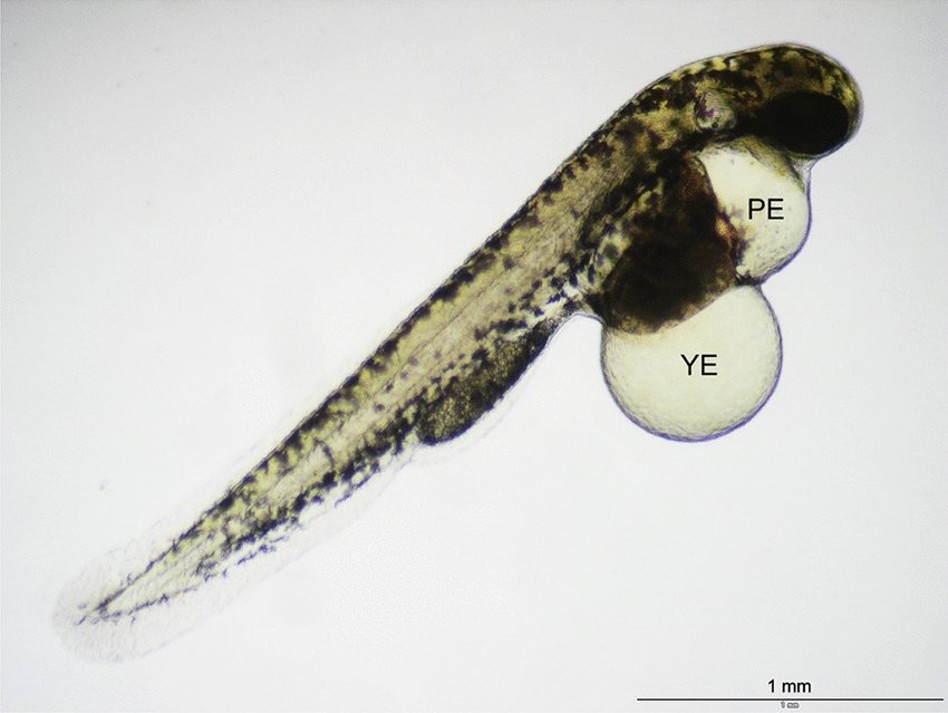
#> input picture data/image3.jpg, 948 x 713 px
$ python zebrafish_segmentation.py
#> lines starting #> are read from the running program, lines starting #| are printed output that depends on the picture; after the words box and inside, x2 and y2 are one past the last pixel; in counts of white or black regions, pixels touching at a corner belong together

import cv2
import numpy as np
from skimage import filters
from skimage.util import img_as_ubyte
import matplotlib.pyplot as plt
from dataclasses import dataclass


@dataclass
class PipelineConfig:
    # preprocessing
    gaussian_sigma: float = 1.75       # light smoothing — preserve membrane edges
    clahe_clip: float = 2.0           # CLAHE clip limit (absolute, not ratio)
    clahe_tile: tuple = (8, 8)

    # Canny edge thresholds
    canny_low: int = 20
    canny_high: int = 60

    # Contour filters — tuned to zebrafish edema sac size at typical magnification
    min_area: int = 2_000
    max_area: int = 120_000
    min_solidity: float = 0.82
    max_aspect_ratio: float = 2.2
    min_mean_intensity: int = 140


def load_and_enhance(image_path: str, cfg: PipelineConfig):
    bgr = cv2.imread(str(image_path), cv2.IMREAD_COLOR)
    if bgr is None:
        raise FileNotFoundError(f"Cannot open: {image_path}")

    gray = cv2.cvtColor(bgr, cv2.COLOR_BGR2GRAY)

    # CLAHE to normalise illumination variation across the specimen
    clahe = cv2.createCLAHE(clipLimit=cfg.clahe_clip, tileGridSize=cfg.clahe_tile)
    equalized = clahe.apply(gray)

    # gaussian blur to reduce noise before edge detection
    gray_f = equalized.astype(np.float32) / 255.0
    smoothed = img_as_ubyte(filters.gaussian(gray_f, sigma=cfg.gaussian_sigma))

    return bgr, gray, smoothed


def detect_edema_contours(bgr, gray, smoothed, cfg: PipelineConfig):
    H, W = gray.shape

    #canny edge detection to find potential edema sac boundaries
    edges = cv2.Canny(smoothed, cfg.canny_low, cfg.canny_high)

    # dilate + close to connect fragmented edges and fill small gaps
    k = cv2.getStructuringElement(cv2.MORPH_ELLIPSE, (3, 3))
    edges_closed = cv2.morphologyEx(edges, cv2.MORPH_CLOSE, k, iterations=2)

    # find contours from the processed edge map
    contours, _ = cv2.findContours(
        edges_closed, cv2.RETR_LIST, cv2.CHAIN_APPROX_SIMPLE
    )

    # score
    print(f"\nTotal contours found: {len(contours)}")
    print(f"{'idx':>4}  {'area':>8}  {'solidity':>8}  {'AR':>5}  "
          f"{'mean_int':>8}  {'verdict'}")
    print("-" * 55)

    candidates = []
    for i, cnt in enumerate(contours):
        area = cv2.contourArea(cnt)
        if not (cfg.min_area < area < cfg.max_area):
            continue

        # solidity = area / convex hull area to filter out irregular shapes
        hull = cv2.convexHull(cnt)
        hull_area = cv2.contourArea(hull)
        solidity = area / hull_area if hull_area > 0 else 0

        # aspect ratio from bounding rect
        x, y, w, h = cv2.boundingRect(cnt)
        aspect = max(w, h) / (min(w, h) + 1e-5)

        # mean intensity within the contour
        mask = np.zeros((H, W), dtype=np.uint8)
        cv2.drawContours(mask, [cnt], -1, 255, thickness=cv2.FILLED)
        mean_int = cv2.mean(gray, mask=mask)[0]

        M = cv2.moments(cnt)
        if M["m00"] == 0:
            continue
        cx = int(M["m10"] / M["m00"])
        cy = int(M["m01"] / M["m00"])

        passed = (
            solidity >= cfg.min_solidity
            and aspect <= cfg.max_aspect_ratio
            and mean_int >= cfg.min_mean_intensity
        )

        reason = []
        if solidity < cfg.min_solidity:
            reason.append(f"solidity={solidity:.2f}")
        if aspect > cfg.max_aspect_ratio:
            reason.append(f"AR={aspect:.1f}")
        if mean_int < cfg.min_mean_intensity:
            reason.append(f"intensity={mean_int:.0f}")

        verdict = "✓ PASS" if passed else f"✗ {', '.join(reason)}"
        print(f"{i:>4}  {area:>8.0f}  {solidity:>8.2f}  {aspect:>5.1f}  "
              f"{mean_int:>8.1f}  {verdict}")

        if passed:
            candidates.append({
                "contour": cnt,
                "area": area,
                "solidity": solidity,
                "aspect": aspect,
                "mean_intensity": mean_int,
                "centroid": (cx, cy),
                "bbox": (x, y, w, h),
            })

    # result
    result = {"YE": None, "PE": None}
    if not candidates:
        print("\n⚠️  No candidates passed all filters.")
        print("    Try lowering min_solidity, min_area, or min_mean_intensity.")
        return result, edges_closed

    # yolk edema
    candidates.sort(key=lambda c: c["area"], reverse=True)
    result["YE"] = candidates[0]
    print(f"\n→ YE: area={result['YE']['area']:.0f}  "
          f"solidity={result['YE']['solidity']:.2f}  "
          f"centroid={result['YE']['centroid']}")

    # cardiac edema
    if len(candidates) > 1:
        rest = sorted(candidates[1:], key=lambda c: c["centroid"][0], reverse=True)
        result["PE"] = rest[0]
        print(f"→ PE: area={result['PE']['area']:.0f}  "
              f"solidity={result['PE']['solidity']:.2f}  "
              f"centroid={result['PE']['centroid']}")

    return result, edges_closed


def visualize(bgr, edges, result):
    fig, axes = plt.subplots(1, 3, figsize=(18, 6), facecolor="#0d0d0d")
    titles = ["1. Original", "2. Canny Edges", "3. Final: YE + PE"]
    imgs = [
        cv2.cvtColor(bgr, cv2.COLOR_BGR2RGB),
        edges,
        cv2.cvtColor(bgr, cv2.COLOR_BGR2RGB),
    ]

    for ax, title, img in zip(axes, titles, imgs):
        ax.imshow(img, cmap="gray" if img.ndim == 2 else None)
        ax.set_title(title, color="white", fontsize=11)
        ax.axis("off")

    color_map = {"YE": (0, 217, 255), "PE": (255, 60, 60)}
    ax_out = axes[2]

    for name, info in result.items():
        if info is None:
            continue
        # draw filled contour with transparency
        overlay = cv2.cvtColor(bgr, cv2.COLOR_BGR2RGB).copy()
        c = tuple(int(v) for v in color_map[name])
        cv2.drawContours(overlay, [info["contour"]], -1, c, thickness=cv2.FILLED)
        alpha = 0.25
        base = ax_out.get_images()
        if base:
            cur = (base[0].get_array() * 255).astype(np.uint8)
            blended = cv2.addWeighted(cur, 1 - alpha, overlay, alpha, 0)
            base[0].set_data(blended)

        # outline
        pts = info["contour"][:, 0, :]
        ax_out.plot(
            np.append(pts[:, 0], pts[0, 0]),
            np.append(pts[:, 1], pts[0, 1]),
            color=[v / 255 for v in color_map[name]], linewidth=2.5
        )
        cx, cy = info["centroid"]
        ax_out.text(
            cx, cy - 15, name,
            color=[v / 255 for v in color_map[name]],
            fontsize=13, weight="bold", ha="center",
            bbox=dict(facecolor="black", alpha=0.65, edgecolor="none", pad=3)
        )

    plt.tight_layout()
    plt.savefig("zebrafish_edemas.png", dpi=150, facecolor="#0d0d0d")
    plt.show()


def run_pipeline(image_path: str):
    cfg = PipelineConfig()
    bgr, gray, smoothed = load_and_enhance(image_path, cfg)
#> in load_and_enhance, bgr is the input picture: shape (713, 948, 3); mean B, G, R 205.5, 209.9, 210
    result, edges = detect_edema_contours(bgr, gray, smoothed, cfg)
#> in detect_edema_contours, `edges = cv2.Canny(smoothed, cfg.canny_low, cfg.canny_high)`:
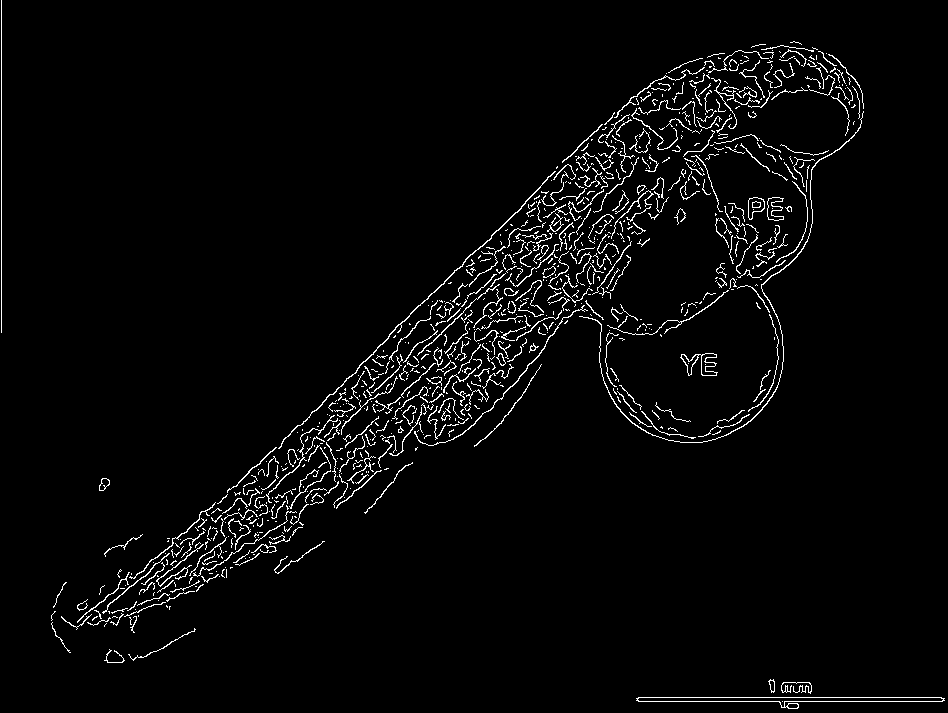
#> edges: shape (713, 948); 3% white in thin lines or dots
#> in detect_edema_contours, `edges_closed = cv2.morphologyEx(edges, cv2.MORPH_CLOSE, k, iterations=2)`:
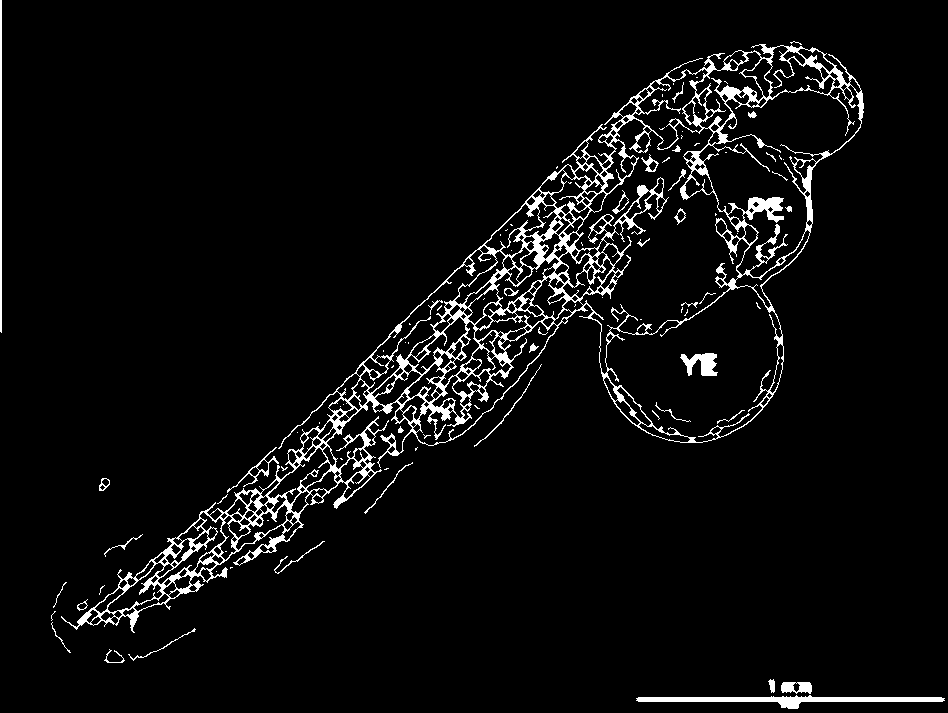
#> edges_closed: shape (713, 948); 4.8% white; 93 white regions (57 under 20 px)
#> in detect_edema_contours, `contours, _ = cv2.findContours( edges_closed, cv2.RETR_LIST, cv2.CHAIN..`: contours = 437 contours, 113 with area under 20; largest, box (x1, y1, x2, y2) and area: (61, 44, 864, 633) 123210, (574, 118, 750, 375) 19809, (605, 285, 783, 443) 17702, (698, 84, 862, 278) 14912, (415, 321, 558, 446) 3596
#| Total contours found: 437
#> the loop in detect_edema_contours, `for i, cnt in enumerate(contours):` made 437 passes
#> area on passes 1 to 3: 1364.5, 48, 275.5
#> (printed output is left out)
#> after the loop in detect_edema_contours, `for i, cnt in enumerate(contours):`:
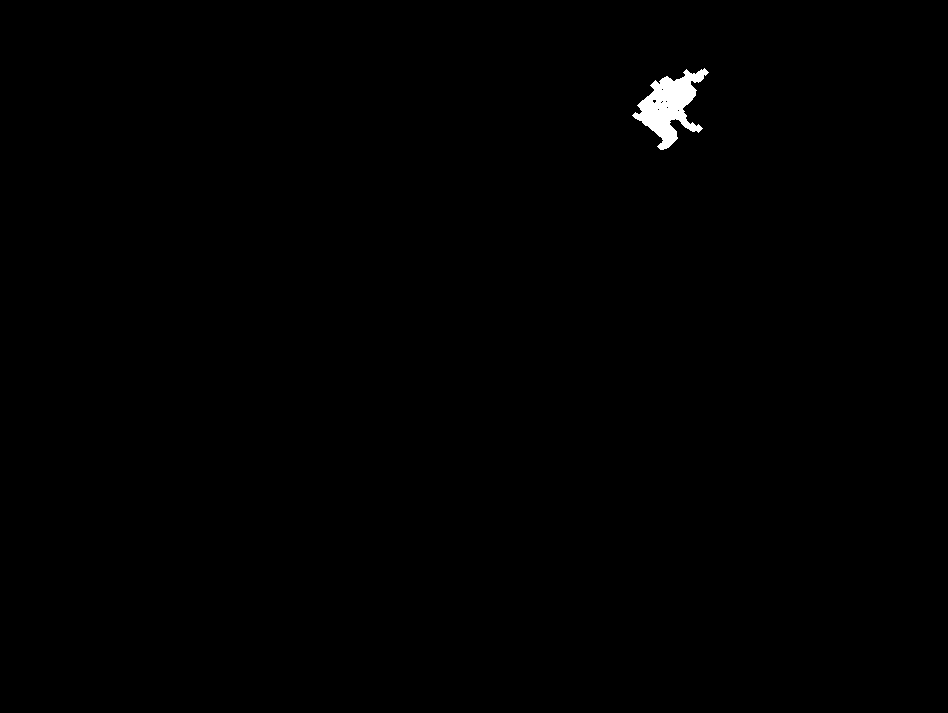
#> mask: shape (713, 948); 0.41% white; 1 white region, box (x1, y1, x2, y2) and area: (632, 68, 709, 150) 2782
#> after the loop in detect_edema_contours, `for i, cnt in enumerate(contours):`: candidates = 1 item
#| → YE: area=17702  solidity=0.89  centroid=(700, 366)
#> result = 2 items
    visualize(bgr, edges, result)
#> the loop in visualize, `for ax, title, img in zip(axes, titles, imgs):` made 3 passes
#> title on passes 1 to 3: '1. Original', '2. Canny Edges', '3. Final: YE + PE'
#> the loop in visualize, `for name, info in result.items():` made 2 passes
#> (name, c, alpha, cx, cy) on pass 1: ('YE', (0, 217, 255), 0.25, 700, 366)
#> pass 1, in visualize, `cur = (base[0].get_array() * 255).astype(np.uint8)`:
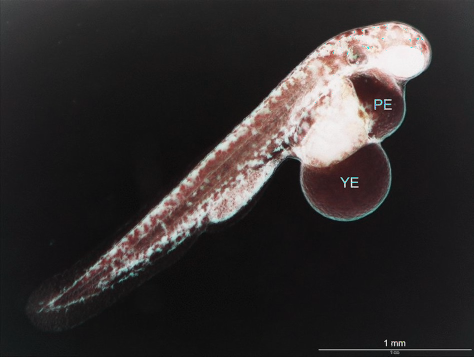
#> cur: shape (713, 948, 3) (shown at 1/2 size); mean of channels 0, 1, 2 46, 46.1, 50.3; drawn as B, G, R
#> pass 1, in visualize, `blended = cv2.addWeighted(cur, 1 - alpha, overlay, alpha, 0)`:
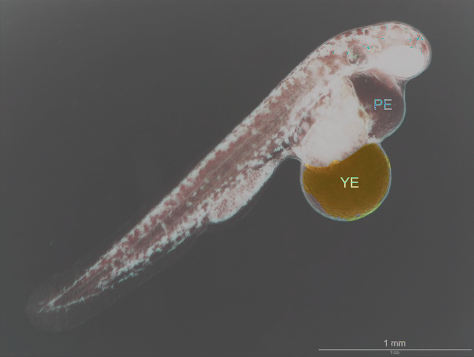
#> blended: shape (713, 948, 3) (shown at 1/2 size); mean of channels 0, 1, 2 85.6, 87.1, 89.6; drawn as B, G, R
#> after the loop in visualize, `for name, info in result.items():`:
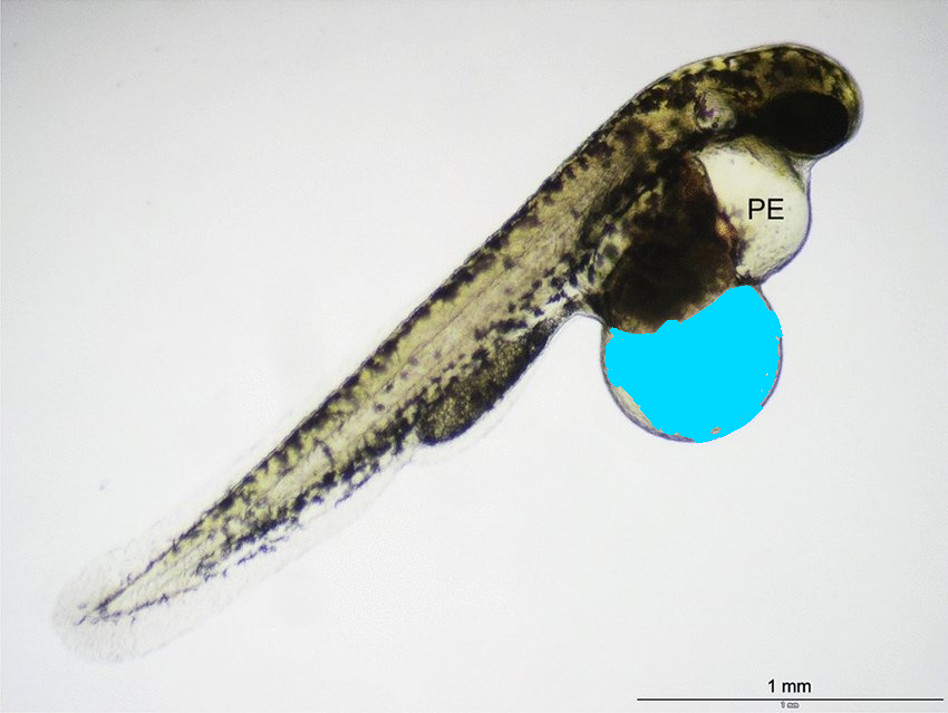
#> overlay: shape (713, 948, 3); mean R, G, B 204.3, 210, 207.3
#> in visualize, `plt.savefig("zebrafish_edemas.png", dpi=150, facecolor="#0d0d0d")`:
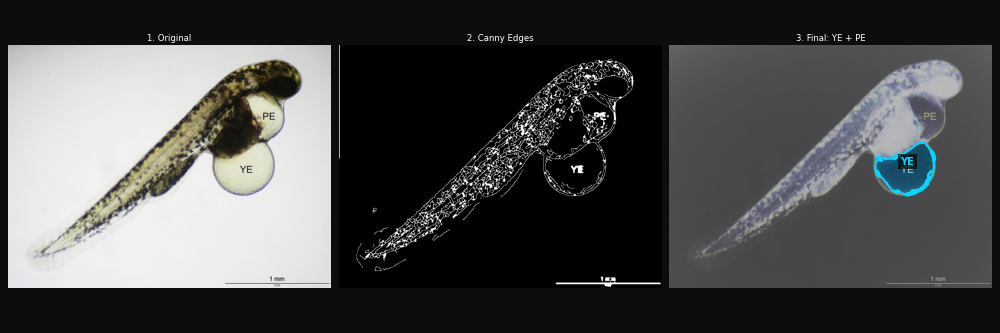
#> figure drawn by matplotlib, 3 panels


if __name__ == "__main__":
    run_pipeline("data/image3.jpg")

$ run again, with data/image1.png saved as data/image3.jpg
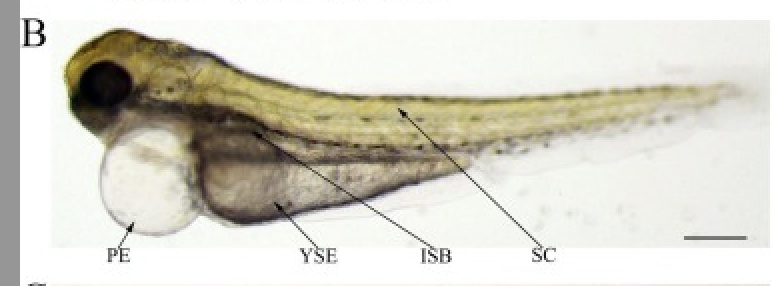
#> input picture data/image1.png, 772 x 286 px
#> in load_and_enhance, bgr is the input picture: shape (286, 772, 3); mean B, G, R 201.5, 212.4, 214.6
#> edges: shape (286, 772); 5.9% white in thin lines or dots
#> edges_closed: shape (286, 772); 9.4% white; 55 white regions (28 under 20 px)
#> contours = 187 contours, 64 with area under 20; largest, box (x1, y1, x2, y2) and area: (64, 19, 772, 265) 62772, (64, 50, 458, 238) 25646, (304, 94, 615, 146) 6370, (175, 78, 342, 142) 2240, (165, 43, 422, 104) 1888
#| Total contours found: 187
#> the loop in detect_edema_contours, `for i, cnt in enumerate(contours):` made 187 passes
#> area on passes 1, 3, 4: 873, 34.5, 39
#> (printed output is left out)
#> after the loop in detect_edema_contours, `for i, cnt in enumerate(contours):`:
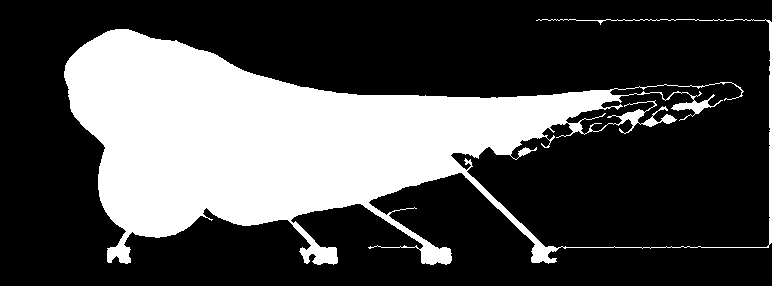
#> mask: shape (286, 772); 29.5% white; 1 white region, box (x1, y1, x2, y2) and area: (64, 19, 772, 265) 65206
#> after the loop in detect_edema_contours, `for i, cnt in enumerate(contours):`: candidates = []
#> result = 2 items
#> the loop in visualize, `for ax, title, img in zip(axes, titles, imgs):` made 3 passes
#> title on passes 1 to 3: '1. Original', '2. Canny Edges', '3. Final: YE + PE'
#> the loop in visualize, `for name, info in result.items():` made 2 passes
#> in visualize, `plt.savefig("zebrafish_edemas.png", dpi=150, facecolor="#0d0d0d")`:
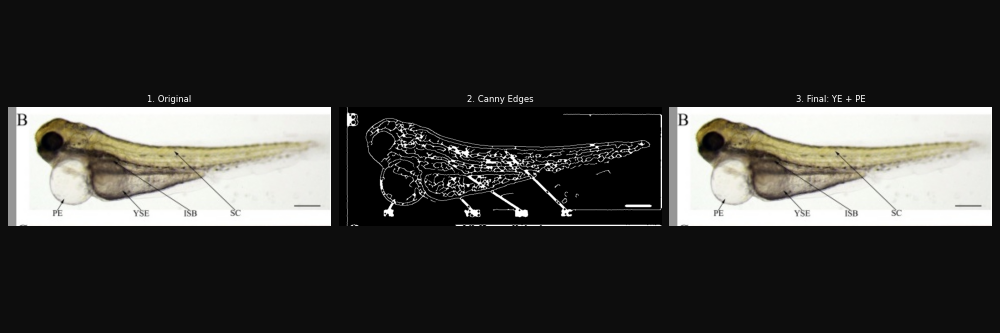
#> figure drawn by matplotlib, 3 panels

$ run again, with data/image2.png saved as data/image3.jpg
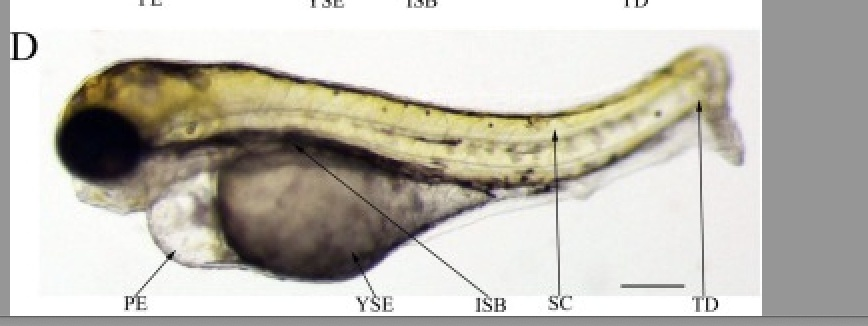
#> input picture data/image2.png, 868 x 326 px
#> in load_and_enhance, bgr is the input picture: shape (326, 868, 3); mean B, G, R 181.7, 190.9, 194.4
#> edges: shape (326, 868); 5.4% white in thin lines or dots
#> edges_closed: shape (326, 868); 8.1% white; 119 white regions (67 under 20 px)
#> contours = 212 contours, 105 with area under 20; largest, box (x1, y1, x2, y2) and area: (9, 0, 763, 317) 135177, (55, 59, 684, 316) 69280, (547, 69, 708, 298) 25792, (427, 204, 558, 316) 9026, (365, 238, 483, 316) 5394
#| Total contours found: 212
#> the loop in detect_edema_contours, `for i, cnt in enumerate(contours):` made 212 passes
#> area on passes 3 to 5: 38, 49, 27.5
#> (printed output is left out)
#> after the loop in detect_edema_contours, `for i, cnt in enumerate(contours):`:
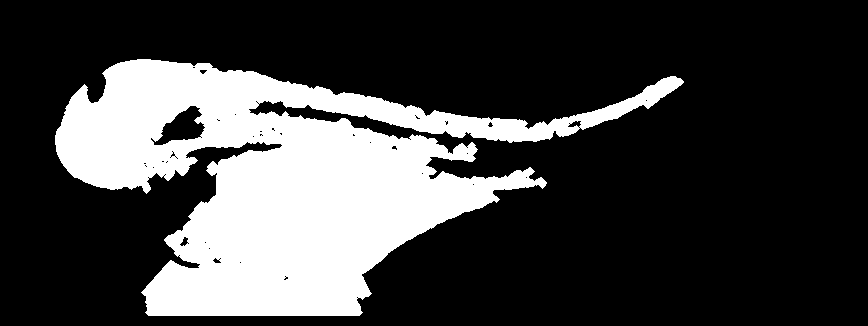
#> mask: shape (326, 868); 25.1% white; 1 white region, box (x1, y1, x2, y2) and area: (55, 59, 684, 316) 71126
#> after the loop in detect_edema_contours, `for i, cnt in enumerate(contours):`: candidates = 3 items
#| → YE: area=25792  solidity=0.89  centroid=(633, 202)
#> rest = 2 items
#| → PE: area=9026  solidity=0.94  centroid=(508, 257)
#> the loop in visualize, `for ax, title, img in zip(axes, titles, imgs):` made 3 passes
#> title on passes 1 to 3: '1. Original', '2. Canny Edges', '3. Final: YE + PE'
#> the loop in visualize, `for name, info in result.items():` made 2 passes
#> (name, c, alpha, cx, cy) on passes 1 to 2: ('YE', (0, 217, 255), 0.25, 633, 202), ('PE', (255, 60, 60), 0.25, 508, 257)
#> in visualize, `plt.savefig("zebrafish_edemas.png", dpi=150, facecolor="#0d0d0d")`:
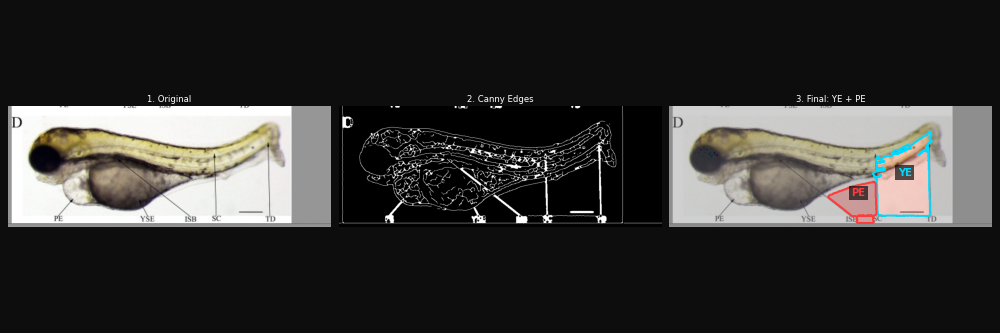
#> figure drawn by matplotlib, 3 panels
